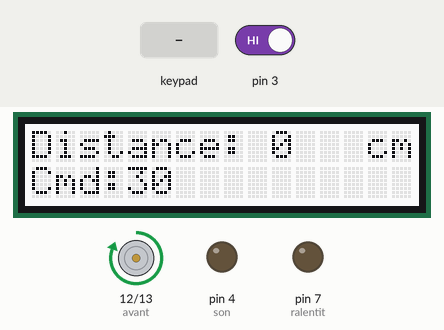
A sketch run on a simulated Arduino Uno, built with avr-gcc and run on an emulated ATmega328P. Parts: 16×2 character LCD, motor-driver pin pairs drawn as motors (green arrow = first pin HIGH = forward, orange = second pin HIGH = backward, longer = more drive), output pins drawn as LEDs (lit = HIGH). Inputs (shaded band) come from the test bench; at power-on: pin 3 HIGH. Pins used as bus, display or sensor lines are not drawn.

Above: at 1.2 s.
1.3 s: key 'L' pressed
At 2.5 s:
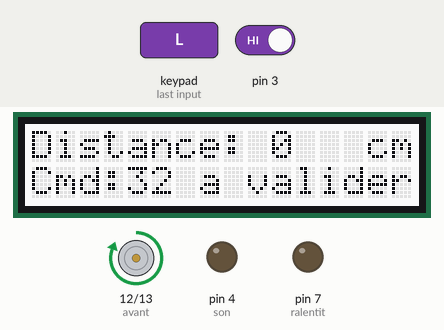
3.1 s: key 'S' pressed
At 4.0 s:
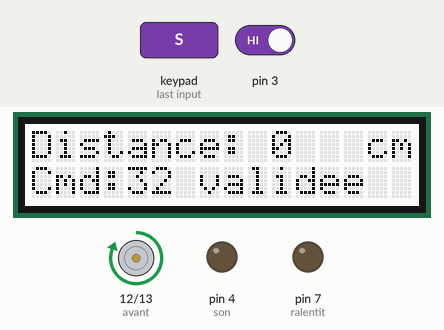
4.6 s: pin 3 driven LOW
At 5.0 s:
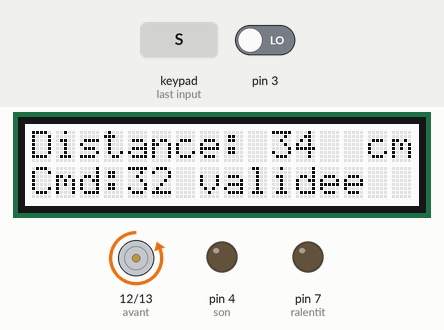
6.1 s: key 'R' pressed
At 7.6 s:
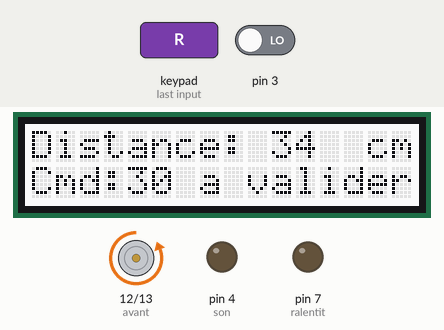
Timing chart, 0 to 9.1 s (numbered marks = the images above; inputs shaded):
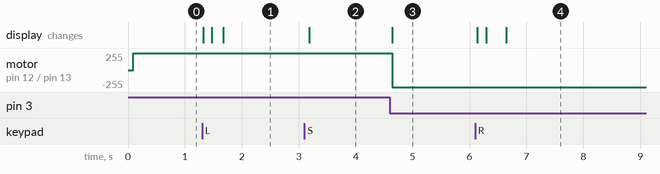

Measured:
- after the input at 1.3 s, the display: first changes at once (image 1 shows a later state)
- after the input at 3.1 s, the display: changes after 0.08 s (image 2)
- after the input at 4.6 s, motor on pin 12 (avant) / pin 13 (arriere): forward 255/255 → backward 255/255 at once; the display: changes at once (image 3)
- after the input at 6.1 s, the display: first changes at once (image 4 shows a later state)

The sketch:

Telemetre.ino
```cpp
#include <Wire.h>
#include <Adafruit_MCP23017.h>
#include <Adafruit_RGBLCDShield.h>
#include <TimerOne.h>
//declaration des variables


const int emetteur = 2;
const int son = 4;
const int avant = 12;
const int arriere=13;
const int ralentit=7;
volatile  double t1 = 0;
double t2 = 0;
double duree = 0;
float demiperiode=0;
volatile  double distance ;
float frequence = 0;
int dist=30;
int distv=dist;
int validation=0;
double somme=0 ;
int m=0;
int finale;
int moins;
int plus;


Adafruit_RGBLCDShield lcd = Adafruit_RGBLCDShield();
#define WHITE 0x7

//configuration

void setup()
{
  Serial.begin(9600);
  lcd.begin(16, 2);
  lcd.setCursor(0, 0);
  lcd.setBacklight(WHITE);
  lcd.print("Distance:");
  lcd.setCursor(14,0);
  lcd.print("cm");
  lcd.setCursor(0,1);
  lcd.print("Cmd:");

  pinMode(emetteur, OUTPUT);
  pinMode(son, OUTPUT);
  pinMode(avant,OUTPUT);
  pinMode(arriere,OUTPUT);
  pinMode(ralentit,OUTPUT);
  Serial.begin(9600);

   Timer1.initialize(10000); //10000 µs
Timer1.attachInterrupt(emission,100000);
attachInterrupt(1, reception , FALLING) ;
}


void emission(){
  int i=0;
  t1 = micros();
  while ( i <8 )// soit 0.2ms
  {
    digitalWrite(emetteur, HIGH);
    delayMicroseconds (9);
    digitalWrite(emetteur, LOW);
    delayMicroseconds (9);
    i = i+1;
 }}


void reception(){
  t2 = micros();
  duree = t2 - t1;
  distance = (340 * 0.0001*duree)/2;


}


void loop()
{
 uint8_t buttons = lcd.readButtons();
 lcd.setCursor(7,1);
 if (validation == 1 ) {
           //delay(100);
           distv=dist;
           validation=0;
           lcd.print("validee    "); }

 if ( buttons & BUTTON_LEFT){
       dist=dist+1;

       if ( dist > 70 ){
               dist = 70;   }
         lcd.print("a valider");
         delay(150);
         }

 if ( buttons & BUTTON_RIGHT){
       dist=dist-1;
       if ( dist < 10 ){
               dist = 10;   }
       lcd.print("a valider");
       delay(150);
      }

 if ( buttons & BUTTON_DOWN){
      dist = 25;
      validation=0;   }

if ( buttons & BUTTON_SELECT){
      validation = 1;   }


  //  frequence = -0.18*distance+5.9;
  //  if (frequence < 0)
 //   {
 //     frequence=0;
 //   }
 //   demiperiode=((1/frequence)/2)*1000;

  //  digitalWrite(son, HIGH);
   // delay(demiperiode);
 // digitalWrite(son, LOW);
 // delay(demiperiode);

  finale = int((distance));
  lcd.setCursor(10,0);
  lcd.print(finale);
  lcd.setCursor(12,0);
  lcd.print("  " );
  lcd.setCursor(4,1);
  lcd.print(dist);
  moins=distv-3;
  plus=distv+3;

  if ( finale > moins ) {
      if ( finale < plus ) {
        digitalWrite(ralentit,HIGH);
      }
      }
  else {
    digitalWrite(ralentit,LOW);
  }


   if ( finale == distv) {
      digitalWrite(arriere,LOW);
      digitalWrite(avant,LOW);
    }
    else{
    if ( finale < distv ){
    digitalWrite(arriere,LOW);
    digitalWrite(avant,HIGH);}
    else {
    digitalWrite(avant,LOW);
    digitalWrite(arriere,HIGH);}  }
    delay(30);
}
```
